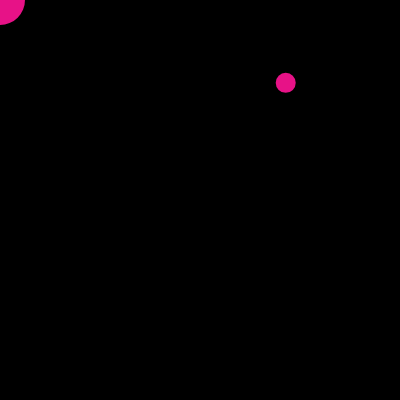
Frame 1 (no input)
Frame 60 (no input): identical to frame 1, image omitted
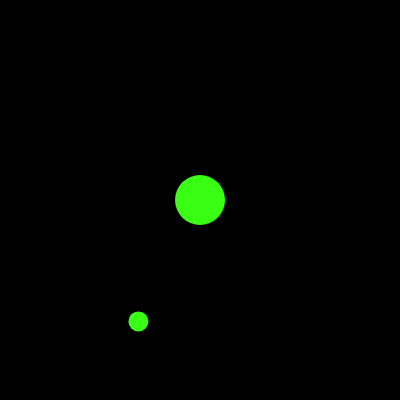
Frame 120 (the mouse pressed at the canvas centre since frame 60)

The p5.js sketch that drew these frames (run headless with seeded random() and noise() and a simulated clock; from frame 60 on, the mouse is pressed at the canvas centre):

// p5.js sketch
// ── sketch.js
// DM2008 — Activity 3a
// (Array Sampler, 25 min)

// 1. Create an array of colors (or other values)
//    You can make more than one array if you'd like
let palette = ["#E71287", "#39FF14", "#0E00FC", "#F8F100", "#FFA500"];

// 2. A variable to track the current index
let currentIndex = 0;
let x, y;
let circleSize = 20

function setup() {
  createCanvas(400, 400);
  noStroke();
  x = random(width);
  y = random(height);
}

function draw() {
  background(0);

  // 3. Use the array value at currentIndex
  fill(palette[currentIndex]);
  ellipse(x, y, circleSize);
  ellipse(mouseX,mouseY,50,50);
}

// 4. Change the index when a key is pressed
function mousePressed() {
  picked = random(palette);
  // Advance to the next item
  currentIndex++;
  // Reset to 0 when we reach the end
  if (currentIndex >= palette.length) {
    currentIndex = 0;
    circleSize = circleSize + 40;
  }
  x = random(width);
  y = random(height);
  // Log in the console to check
  console.log("Current index:", currentIndex, "→", palette[currentIndex]);
}

/* 
TODOs for students:
1. Replace colors with your own data (positions, text, sizes, etc).
2. Try mousePressed() instead of keyPressed().
3. Use push() to add new items, or splice() to remove them, then check how the sketch adapts.
4. Try looping through an array to visualize all the items within it instead of accessing one item at a time.
*/
